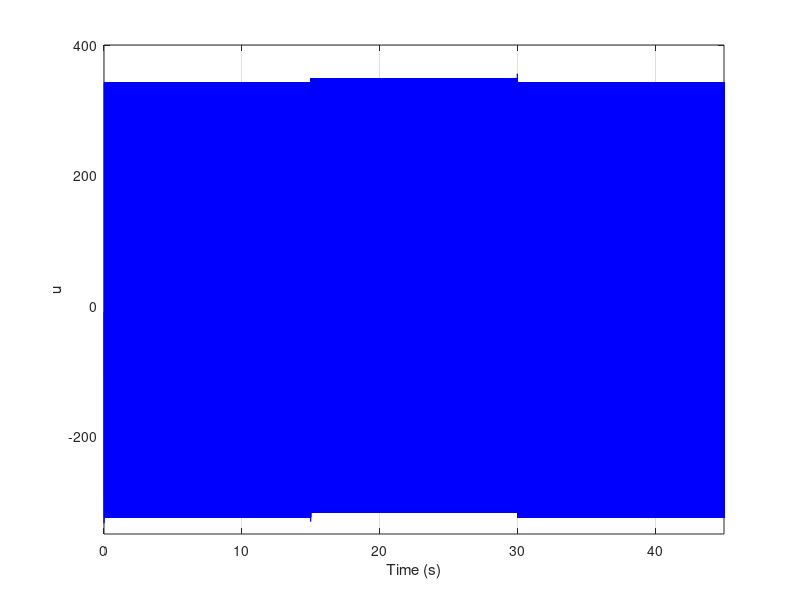
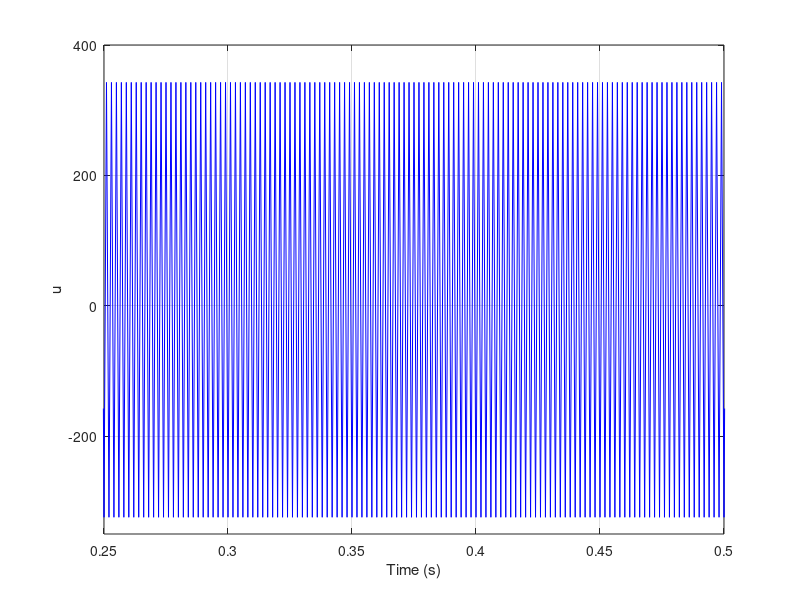

MATLAB code to generate these figures, in order: (Note: this script raises an error after producing the figures.)
x(1)=0.;
t(1)=0;
y(1)=0.;
n=45000;
tmax=45;
dt=tmax/n;
Q=10;
R=0.01;
m(1)=1;
alpha=1;
betta=100;
lambda=0.3;
gamma=20;
B=1;
Da=0.072;
r1(1)=0.;
r2(1)=0.;
e1(1)=x(1)-r1(1);
e2(1)=y(1)-r2(1);
u(1)=0;

for i=1:n-1,   

m(i+1)=m(i)+1;
    
g1(i)=0;
g2(i)=lambda;

f1(i)=x(i)+dt*(-alpha*x(i)+Da*(1-x(i))*exp(y(i)/(1+y(i)/gamma)));    
f2(i)=y(i)+dt*(-alpha*y(i)+B*Da*(1-x(i))*exp(y(i)/(1+y(i)/gamma)));

t(i+1)=t(i)+dt;

   if 0<=t(i+1) & t(i+1)<=15
    r1(i+1)=0.4472;
    elseif 15<t(i+1) & t(i+1)<30
    r1(i+1)=0.7646;
    elseif 30<=t(i+1) & t(i+1)<tmax 
    r1(i+1)=0.4472;
    end

   if 0<=t(i+1) & t(i+1)<=15
    r2(i+1)=2.752;
    elseif 15<t(i+1) & t(i+1)<30
    r2(i+1)=4.7052;
    elseif 30<=t(i+1) & t(i+1)<tmax 
    r2(i+1)=2.752;
   end
    
if (y(i)-r2(i))>0 
S(i)=1;
elseif (y(i)-r2(i))<0
S(i)=-1;
else 
S(i)=0;  
end 

u(i)=-1/g2(i)*(-betta*S(i)+r2(i+1)-r2(i)-f2(i));
   
x(i+1)=f1(i);    
y(i+1)=y(i)+dt*(-betta*S(i)+r2(i+1)-r2(i)); 

e1(i+1)=x(i+1)-r1(i+1);
e2(i+1)=y(i+1)-r2(i+1);
  
end

if (y(n)-r2(n))>0 
S(n)=1;
elseif (y(n)-r2(n))<0
S(n)=-1;
else 
S(n)=0;  
end 

%g2(n)=lambda;
%u(n)=-1/g2(n)*(-betta*S(n)+r2(n+1)-r2(n)-f2(n));

for j=1:n-1,      
    tt(j)=t(j);    
end

figure(1)
plot(tt,u,'b-')
ylabel('u')
xlabel('Time (s)')
axis([0 tmax -350 400])
grid

figure(2)
plot(tt,u,'b-')
ylabel('u')
xlabel('Time (s)')
axis([0.25 0.5 -350 400])
grid

writematrix([tt', u'], 'fig2b_reference.csv');
clear all;
